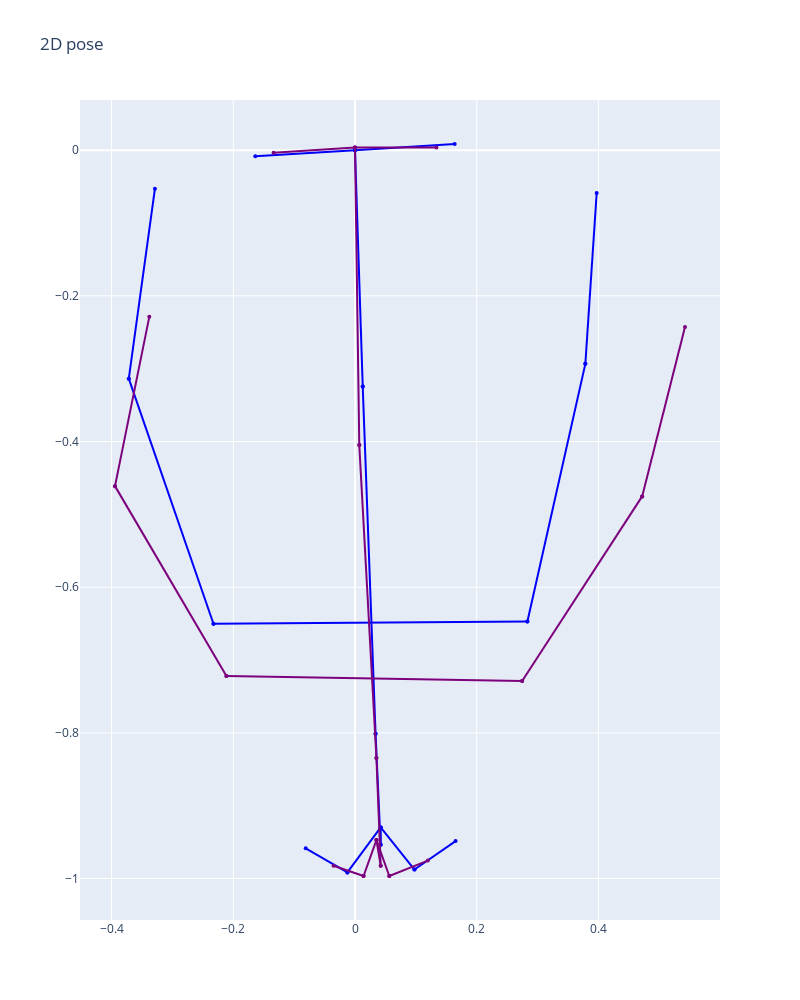

Notebook cell for this chart:
### Code cell
upper_bod_co = [(0,20),(0,13),(0,14),(13,15),(14,16),(20,17),(1,4),(1,2),(2,3),(4,5),(5,6),(17,19),
                    (19,18),(18,7),(18,10)]
go.Figure(vs.plot([ input_poses[i],reproj_i], upper_bod_co))

### Figure 1 — Plotly figure (JSON) as saved in the notebook; plotly's stock layout.template omitted (floating-point values rounded to 4 significant figures)
{"data": [{"line": {"color": "#0000FA", "width": 2}, "marker": {"color": "#0000FA", "size": 4}, "type": "scatter", "x": [0.04219, 0.04216], "y": [-0.9297, -0.9535]}, {"line": {"color": "#0000FA", "width": 2}, "marker": {"color": "#0000FA", "size": 4}, "type": "scatter", "x": [0.04219, -0.01249], "y": [-0.9297, -0.9916]}, {"line": {"color": "#0000FA", "width": 2}, "marker": {"color": "#0000FA", "size": 4}, "type": "scatter", "x": [0.04219, 0.09773], "y": [-0.9297, -0.9876]}, {"line": {"color": "#0000FA", "width": 2}, "marker": {"color": "#0000FA", "size": 4}, "type": "scatter", "x": [-0.01249, -0.08097], "y": [-0.9916, -0.9584]}, {"line": {"color": "#0000FA", "width": 2}, "marker": {"color": "#0000FA", "size": 4}, "type": "scatter", "x": [0.09773, 0.1653], "y": [-0.9876, -0.9485]}, {"line": {"color": "#0000FA", "width": 2}, "marker": {"color": "#0000FA", "size": 4}, "type": "scatter", "x": [0.04216, 0.03376], "y": [-0.9535, -0.8011]}, {"line": {"color": "#0000FA", "width": 2}, "marker": {"color": "#0000FA", "size": 4}, "type": "scatter", "x": [-0.2326, 0.2833], "y": [-0.6502, -0.6472]}, {"line": {"color": "#0000FA", "width": 2}, "marker": {"color": "#0000FA", "size": 4}, "type": "scatter", "x": [-0.2326, -0.3717], "y": [-0.6502, -0.3137]}, {"line": {"color": "#0000FA", "width": 2}, "marker": {"color": "#0000FA", "size": 4}, "type": "scatter", "x": [-0.3717, -0.3287], "y": [-0.3137, -0.05294]}, {"line": {"color": "#0000FA", "width": 2}, "marker": {"color": "#0000FA", "size": 4}, "type": "scatter", "x": [0.2833, 0.3785], "y": [-0.6472, -0.2934]}, {"line": {"color": "#0000FA", "width": 2}, "marker": {"color": "#0000FA", "size": 4}, "type": "scatter", "x": [0.3785, 0.3971], "y": [-0.2934, -0.05888]}, {"line": {"color": "#0000FA", "width": 2}, "marker": {"color": "#0000FA", "size": 4}, "type": "scatter", "x": [0.03376, 0.01268], "y": [-0.8011, -0.3243]}, {"line": {"color": "#0000FA", "width": 2}, "marker": {"color": "#0000FA", "size": 4}, "type": "scatter", "x": [0.01268, 5.853e-17], "y": [-0.3243, 0]}, {"line": {"color": "#0000FA", "width": 2}, "marker": {"color": "#0000FA", "size": 4}, "type": "scatter", "x": [5.853e-17, -0.1638], "y": [0, -0.008412]}, {"line": {"color": "#0000FA", "width": 2}, "marker": {"color": "#0000FA", "size": 4}, "type": "scatter", "x": [5.853e-17, 0.1638], "y": [0, 0.008412]}, {"line": {"color": "#7D007D", "width": 2}, "marker": {"color": "#7D007D", "size": 4}, "type": "scatter", "x": [0.03521, 0.04225], "y": [-0.9472, -0.9824]}, {"line": {"color": "#7D007D", "width": 2}, "marker": {"color": "#7D007D", "size": 4}, "type": "scatter", "x": [0.03521, 0.01408], "y": [-0.9472, -0.9965]}, {"line": {"color": "#7D007D", "width": 2}, "marker": {"color": "#7D007D", "size": 4}, "type": "scatter", "x": [0.03521, 0.05634], "y": [-0.9472, -0.9965]}, {"line": {"color": "#7D007D", "width": 2}, "marker": {"color": "#7D007D", "size": 4}, "type": "scatter", "x": [0.01408, -0.03521], "y": [-0.9965, -0.9824]}, {"line": {"color": "#7D007D", "width": 2}, "marker": {"color": "#7D007D", "size": 4}, "type": "scatter", "x": [0.05634, 0.1197], "y": [-0.9965, -0.9754]}, {"line": {"color": "#7D007D", "width": 2}, "marker": {"color": "#7D007D", "size": 4}, "type": "scatter", "x": [0.04225, 0.03521], "y": [-0.9824, -0.8345]}, {"line": {"color": "#7D007D", "width": 2}, "marker": {"color": "#7D007D", "size": 4}, "type": "scatter", "x": [-0.2113, 0.2746], "y": [-0.7218, -0.7289]}, {"line": {"color": "#7D007D", "width": 2}, "marker": {"color": "#7D007D", "size": 4}, "type": "scatter", "x": [-0.2113, -0.3944], "y": [-0.7218, -0.4613]}, {"line": {"color": "#7D007D", "width": 2}, "marker": {"color": "#7D007D", "size": 4}, "type": "scatter", "x": [-0.3944, -0.338], "y": [-0.4613, -0.2289]}, {"line": {"color": "#7D007D", "width": 2}, "marker": {"color": "#7D007D", "size": 4}, "type": "scatter", "x": [0.2746, 0.4718], "y": [-0.7289, -0.4754]}, {"line": {"color": "#7D007D", "width": 2}, "marker": {"color": "#7D007D", "size": 4}, "type": "scatter", "x": [0.4718, 0.5423], "y": [-0.4754, -0.243]}, {"line": {"color": "#7D007D", "width": 2}, "marker": {"color": "#7D007D", "size": 4}, "type": "scatter", "x": [0.03521, 0.007042], "y": [-0.8345, -0.4049]}, {"line": {"color": "#7D007D", "width": 2}, "marker": {"color": "#7D007D", "size": 4}, "type": "scatter", "x": [0.007042, 0], "y": [-0.4049, 0.003521]}, {"line": {"color": "#7D007D", "width": 2}, "marker": {"color": "#7D007D", "size": 4}, "type": "scatter", "x": [0, -0.1338], "y": [0.003521, -0.003521]}, {"line": {"color": "#7D007D", "width": 2}, "marker": {"color": "#7D007D", "size": 4}, "type": "scatter", "x": [0, 0.1338], "y": [0.003521, 0.003521]}], "layout": {"autosize": true, "height": 1000, "scene": {"aspectmode": "manual", "aspectratio": {"x": 10.54, "y": 10.0, "z": 1}, "camera": {"eye": {"x": -1.743, "y": 1.071, "z": 0.71}, "up": {"x": 0, "y": 0, "z": 0}}, "xaxis": {"backgroundcolor": "rgb(230, 230,230)", "gridcolor": "rgb(255, 255, 255)", "showbackground": true, "zerolinecolor": "rgb(255, 255, 255)"}, "yaxis": {"backgroundcolor": "rgb(230, 230,230)", "gridcolor": "rgb(255, 255, 255)", "showbackground": true, "zerolinecolor": "rgb(255, 255, 255)"}}, "showlegend": false, "title": {"text": "2D pose"}, "width": 800}}
